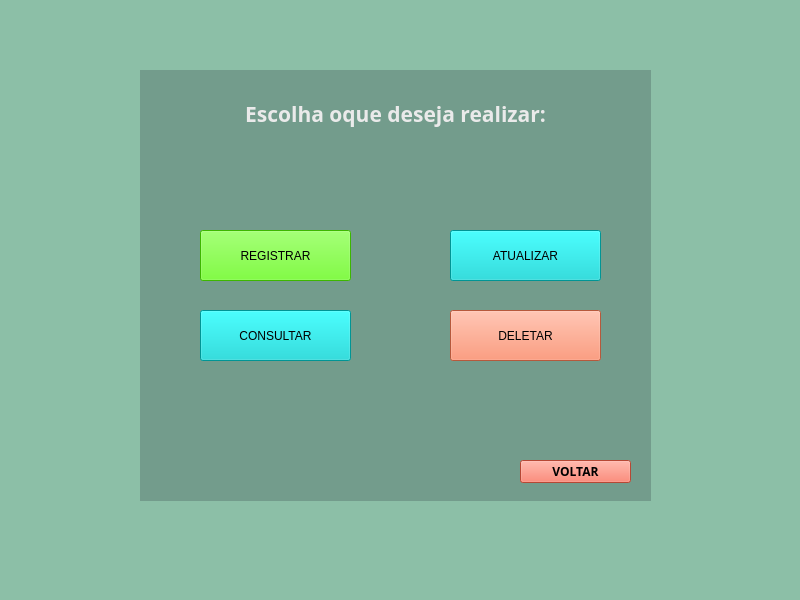
<?xml version="1.0" encoding="UTF-8"?>
<ui version="4.0">
 <class>MainWindow</class>
 <widget class="QMainWindow" name="MainWindow">
  <property name="geometry">
   <rect>
    <x>0</x>
    <y>0</y>
    <width>800</width>
    <height>600</height>
   </rect>
  </property>
  <property name="windowTitle">
   <string>MainWindow</string>
  </property>
  <property name="styleSheet">
   <string notr="true">background-color:rgb(140, 191, 167)</string>
  </property>
  <widget class="QWidget" name="centralwidget">
   <widget class="QLabel" name="label_2">
    <property name="geometry">
     <rect>
      <x>260</x>
      <y>150</y>
      <width>271</width>
      <height>16</height>
     </rect>
    </property>
    <property name="font">
     <font>
      <pointsize>10</pointsize>
     </font>
    </property>
    <property name="styleSheet">
     <string notr="true">background-color: rgb(115, 156, 140);
</string>
    </property>
    <property name="text">
     <string/>
    </property>
    <property name="alignment">
     <set>Qt::AlignCenter</set>
    </property>
   </widget>
   <widget class="QPushButton" name="pushButton_2">
    <property name="geometry">
     <rect>
      <x>200</x>
      <y>230</y>
      <width>151</width>
      <height>51</height>
     </rect>
    </property>
    <property name="sizePolicy">
     <sizepolicy hsizetype="Preferred" vsizetype="Preferred">
      <horstretch>0</horstretch>
      <verstretch>0</verstretch>
     </sizepolicy>
    </property>
    <property name="styleSheet">
     <string notr="true">background-color: rgb(85, 255, 0);</string>
    </property>
    <property name="text">
     <string>REGISTRAR</string>
    </property>
   </widget>
   <widget class="QPushButton" name="pushButton_4">
    <property name="geometry">
     <rect>
      <x>450</x>
      <y>230</y>
      <width>151</width>
      <height>51</height>
     </rect>
    </property>
    <property name="sizePolicy">
     <sizepolicy hsizetype="Preferred" vsizetype="Preferred">
      <horstretch>0</horstretch>
      <verstretch>0</verstretch>
     </sizepolicy>
    </property>
    <property name="styleSheet">
     <string notr="true">background-color: rgb(0, 209, 209);</string>
    </property>
    <property name="text">
     <string>ATUALIZAR</string>
    </property>
   </widget>
   <widget class="QLabel" name="label">
    <property name="geometry">
     <rect>
      <x>140</x>
      <y>70</y>
      <width>511</width>
      <height>431</height>
     </rect>
    </property>
    <property name="font">
     <font>
      <family>Open Sans</family>
      <pointsize>16</pointsize>
      <weight>75</weight>
      <bold>true</bold>
     </font>
    </property>
    <property name="styleSheet">
     <string notr="true">background-color: rgb(115, 156, 140);
</string>
    </property>
    <property name="text">
     <string>&lt;html&gt;&lt;head/&gt;&lt;body&gt;&lt;p&gt;&lt;br/&gt;&lt;span style=&quot; color:#eaeaea;&quot;&gt;Escolha oque deseja realizar:&lt;/span&gt;&lt;/p&gt;&lt;/body&gt;&lt;/html&gt;</string>
    </property>
    <property name="alignment">
     <set>Qt::AlignHCenter|Qt::AlignTop</set>
    </property>
   </widget>
   <widget class="QPushButton" name="pushButton_3">
    <property name="geometry">
     <rect>
      <x>450</x>
      <y>310</y>
      <width>151</width>
      <height>51</height>
     </rect>
    </property>
    <property name="sizePolicy">
     <sizepolicy hsizetype="Preferred" vsizetype="Preferred">
      <horstretch>0</horstretch>
      <verstretch>0</verstretch>
     </sizepolicy>
    </property>
    <property name="styleSheet">
     <string notr="true">background-color: rgb(255, 124, 84);</string>
    </property>
    <property name="text">
     <string>DELETAR</string>
    </property>
   </widget>
   <widget class="QPushButton" name="pushButton">
    <property name="geometry">
     <rect>
      <x>200</x>
      <y>310</y>
      <width>151</width>
      <height>51</height>
     </rect>
    </property>
    <property name="sizePolicy">
     <sizepolicy hsizetype="Preferred" vsizetype="Preferred">
      <horstretch>0</horstretch>
      <verstretch>0</verstretch>
     </sizepolicy>
    </property>
    <property name="styleSheet">
     <string notr="true">background-color: rgb(0, 209, 209);</string>
    </property>
    <property name="text">
     <string>CONSULTAR</string>
    </property>
   </widget>
   <widget class="QPushButton" name="pushButton_5">
    <property name="geometry">
     <rect>
      <x>520</x>
      <y>460</y>
      <width>111</width>
      <height>23</height>
     </rect>
    </property>
    <property name="sizePolicy">
     <sizepolicy hsizetype="Preferred" vsizetype="Preferred">
      <horstretch>0</horstretch>
      <verstretch>0</verstretch>
     </sizepolicy>
    </property>
    <property name="font">
     <font>
      <family>Open Sans</family>
      <weight>75</weight>
      <bold>true</bold>
     </font>
    </property>
    <property name="styleSheet">
     <string notr="true">background-color: rgb(255, 101, 74);</string>
    </property>
    <property name="text">
     <string>VOLTAR</string>
    </property>
   </widget>
   <zorder>label</zorder>
   <zorder>label_2</zorder>
   <zorder>pushButton_2</zorder>
   <zorder>pushButton_4</zorder>
   <zorder>pushButton_3</zorder>
   <zorder>pushButton</zorder>
   <zorder>pushButton_5</zorder>
  </widget>
  <widget class="QMenuBar" name="menubar">
   <property name="geometry">
    <rect>
     <x>0</x>
     <y>0</y>
     <width>800</width>
     <height>21</height>
    </rect>
   </property>
  </widget>
  <widget class="QStatusBar" name="statusbar"/>
 </widget>
 <resources/>
 <connections/>
</ui>
